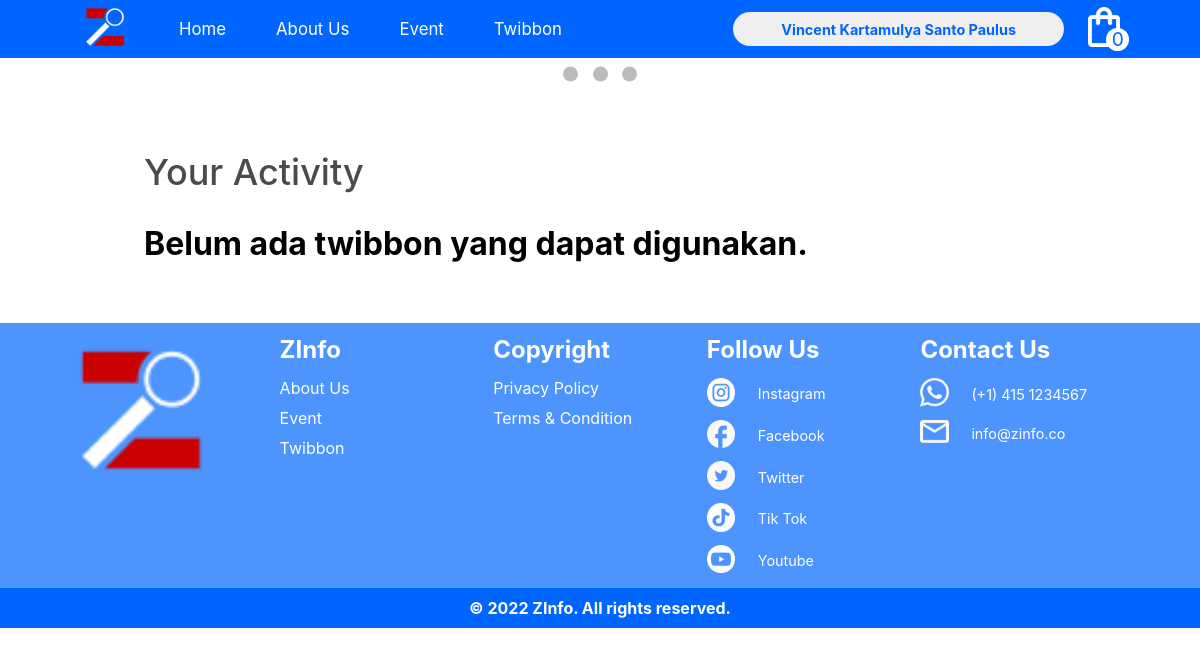
Before: /twibbon.php (signed in) with the older database file.
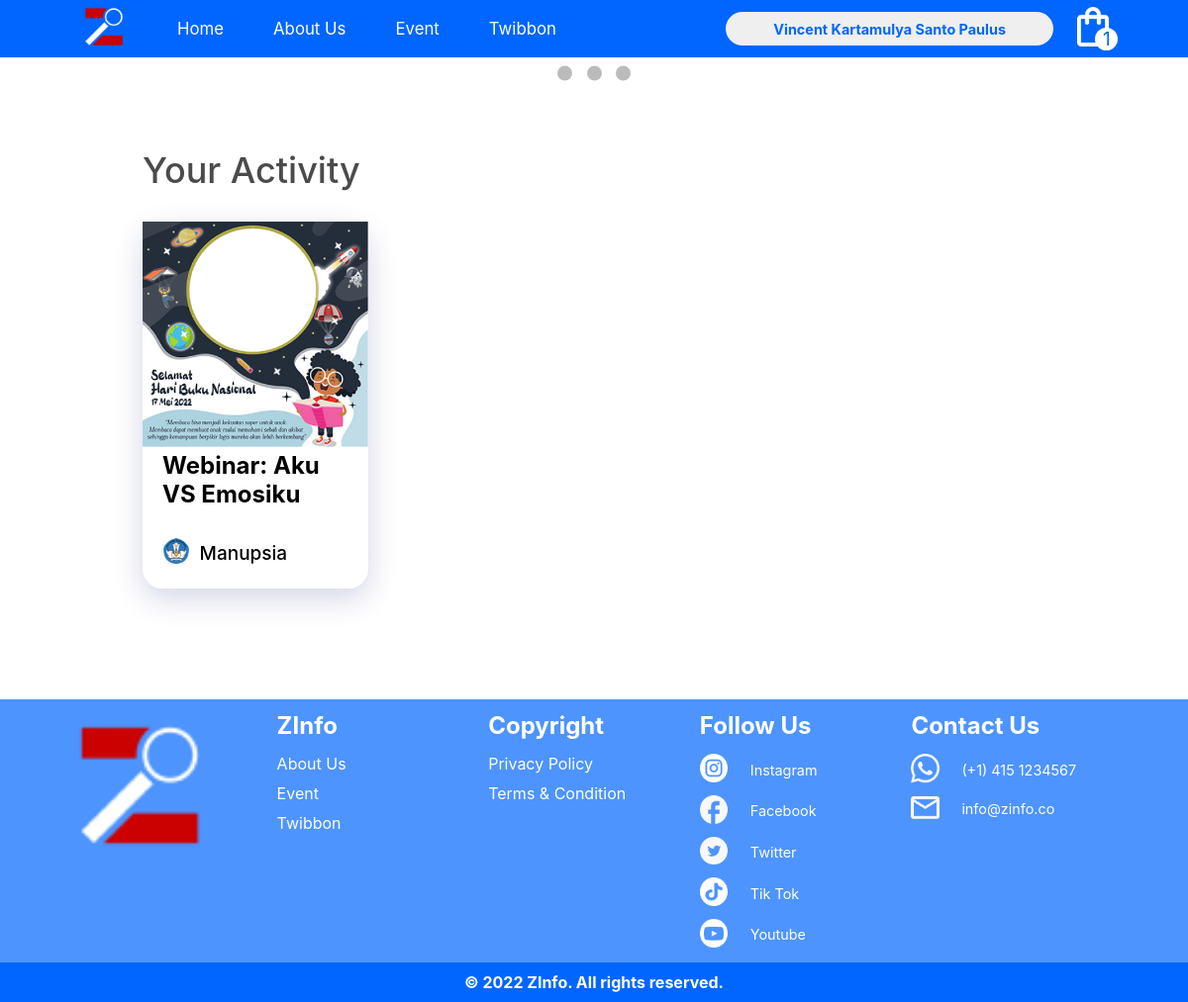
After: the same page with the newer database file.
### tables this page shows
CREATE TABLE `transactiondetail` (
  `transactiondetailID` int(11) NOT NULL,
  `transactionID` int(11) NOT NULL,
  `eventID` int(11) NOT NULL,
  `qty` int(11) NOT NULL,
  `kodeBooking` varchar(30) DEFAULT NULL
);

CREATE TABLE `event` (
  `EventID` int(11) NOT NULL,
  `KategoriID` int(11) NOT NULL,
  `Nama` varchar(200) NOT NULL,
  `Deskripsi` mediumtext NOT NULL,
  `GambarPoster` varchar(100) DEFAULT NULL,
  `Harga` int(11) NOT NULL,
  `Tanggal` date NOT NULL,
  `Lokasi` varchar(200) NOT NULL,
  `Alamat` varchar(200) NOT NULL,
  `JenisPert` varchar(10) NOT NULL,
  `sisaTicket` int(11) DEFAULT 50,
  `Twibbon` varchar(100) DEFAULT NULL,
  `NamaOrganizer` varchar(200) NOT NULL,
  `Instagram` varchar(100) NOT NULL,
  `Email` varchar(100) DEFAULT NULL,
  `logo` varchar(100) DEFAULT NULL
);

### twibbon.php (the view, shortened to what this page needs)
<!DOCTYPE html>
<html lang="en">
<head>
    <link rel="stylesheet" href="css/twibbon.css">
</head>
<body>
    <?php
        include "DBconn.php";
        $UserID = $_SESSION["id"];
        $query = "SELECT * FROM transaction t JOIN transactiondetail td ON t.transactionID = td.transactionID
                    JOIN event e ON e.EventID = td.eventID where userID = $UserID AND kategoriID IN (1,3)
                    GROUP BY e.EventID";
        $twibbons = mysqli_query($conn, $query) or die(mysqli_error($conn));
    ?>
    <?php include "navbar.php" ?>
    <div id="banner">
        <div>
        </div>
        <div class="caroul-circle">
            <span></span>
            <span></span>
            <span></span>
        </div>
    </div>
    <div id="twibbon">
        <div class="twibbon-upper">
            Your Activity
        </div>
        <div id="twibbon-section">
            <?php
                if(mysqli_num_rows($twibbons) == 0):
            ?>
            <div>
                <h1>
                    Belum ada twibbon yang dapat digunakan.
                </h1>
            </div>
            <?php
                else:
            ?>
            <?php
                foreach($twibbons as $twibbon):
            ?>
                <div class="twibbon-list">
                    <a href="uploadtwibbon.php?eventID=<?= $twibbon["EventID"]?>">
                        <div class="twibbon-list-img">
                            <img src="Asset/<?= $twibbon["Twibbon"] ?>" alt="">
                        </div>
                        <div class="twibbon-list-desc">
                            <h2><?= $twibbon["Nama"] ?></h2>
                            <div class="twibbon-list-logo">
                                <div class="twibbon-list-logo-icon">
                                    <img src="Asset/<?= $twibbon["logo"] ?>" alt="">
                                </div>
                                <div>
                                    <p>
                                        <?= $twibbon["NamaOrganizer"] ?>
                                    </p>
                                </div>
                            </div>
                        </div>
                    </a>
                </div>
            <?php
                endforeach;
            endif;
            ?>
        </div>
    </div>
    <?php include "footer.php" ?>
</body>
</html>

### navbar.php (shortened to what this page needs)
<!DOCTYPE html>
<html lang="en">
<head>
    <link rel="stylesheet" href="css/navbar.css">
</head>
<body>
    <?php
        include 'DBconn.php';
        $total_cart = 0;
        if(isset($_SESSION["login"])):
            $UserID = $_SESSION["id"];
            $query = mysqli_query($conn, "SELECT * FROM cart WHERE UserID = '$UserID'");
            $profile = mysqli_query($conn, "SELECT * FROM `user` WHERE UserID = '$UserID'");
            $total_cart = mysqli_num_rows($query);
            $profiles = mysqli_fetch_assoc($profile);
        endif
    ?>
    <nav id="nav">
        <div>
            <ul id="ul">
                <li class="hideLogo">
                    <a href="home.php">
                        <img src="Asset/Logo Zinfo 2.png" alt="">
                    </a>
                </li>
                <li>
                    <a href="home.php">Home</a>
                </li>
                <li>
                    <a href="">About Us</a>
                </li>
                <li>
                    <a href="event.php">Event</a>
                </li>
                <?php if(isset($_SESSION['login'])) : ?>
                <li>
                    <a href="twibbon.php">Twibbon</a>
                </li>
                <?php else : ?>
                <li>
                    <a href="login.php">Twibbon</a>
                </li>
                <?php endif; ?>
            </ul>
        </div>
        <div>
            <ul id="ul2">
                <?php if(!isset($_SESSION["login"])): ?>
                    <li id="login" onclick="location.href = 'login.php'">
                        <button>Log In</button>
                    </li>
                <?php else: ?>
                    <li id="login">
                        <button onclick="toggleMenu()">
                            <?php
                                $nama = $profiles['Nama'];
                                echo $nama;
                            ?>
                        </button>
                    </li>
                    <li class="hideLogo" id="liabsolute" onclick="location.href='cart.php'">
                        <a href="cart.php">
                            <img src="Asset/cart.png" alt="">
                        </a>
                        <div id="qty">
                            <?= $total_cart ?>
                        </div>
                    </li>
                <?php endif ?>
            </ul>
        </div>
    </nav>
</body>
</html>

Changed rows visible on the page:
added transactiondetail: eventID.Twibbon (picture), eventID.Nama "Webinar: Aku VS Emosiku", eventID.logo (picture), eventID.NamaOrganizer "Manupsia"
Other visible differences:
$total_cart: "0" → "1"
text no longer shown: "Belum ada twibbon yang dapat digunakan."
